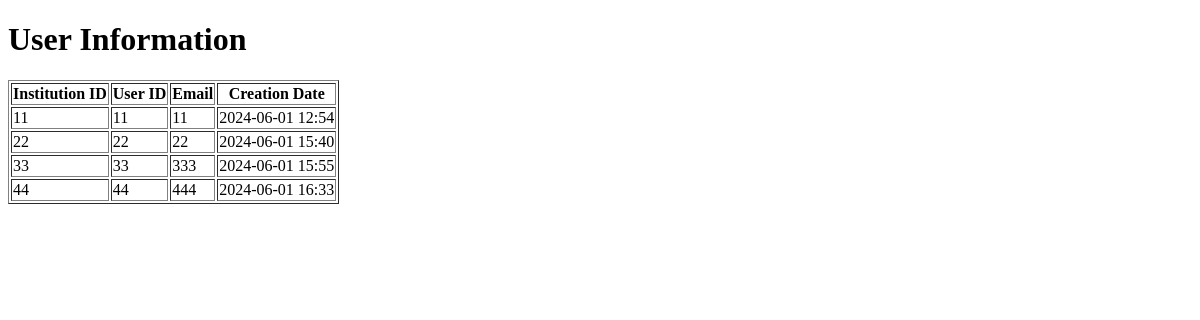
/users/, run on an earlier commit of the app's database.
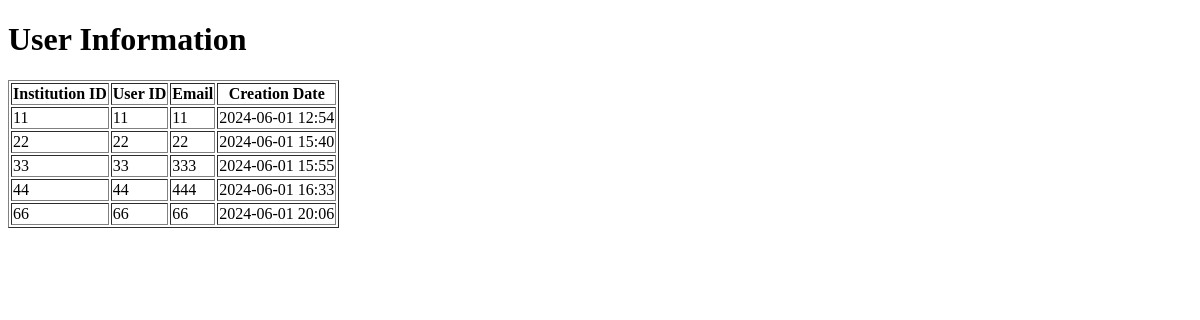
And on a later commit of the database.
### myapp/models.py (models this page shows, shortened)
class UserProfile(models.Model):
    institutionID=models.TextField(default="-")
    userID=models.TextField(default="-")
    email=models.TextField(default="-")
    userpwd=models.TextField(default="-")
    created = models.DateTimeField(default=now)
    class Meta:
        db_table = "UserProfile"

### myapp/views.py (the view)
# urls.py: path('users/', views.user_list),
def user_list(request):
    users = UserProfile.objects.all()  # 獲取所有用戶的數據
    return render(request, 'list.html', locals())  # 將數據傳遞給模板

### templates/list.html (shortened to what this page needs)
<!DOCTYPE html>
<html lang="en">
<head>
</head>
<body>
    <h1>User Information</h1>
    <table border="1">
        <tr>
            <th>Institution ID</th>
            <th>User ID</th>
            <th>Email</th>
            <th>Creation Date</th>
        </tr>
        {% for user in users %}
        <tr>
            <td>{{ user.institutionID }}</td>
            <td>{{ user.userID }}</td>
            <td>{{ user.email }}</td>
            <td>{{ user.created|date:"Y-m-d H:i" }}</td>
        </tr>
        {% endfor %}
    </table>
</body>
</html>

What changed in the data, as far as the page shows it:
added UserProfile: institutionID "66", userID "66", email "66", created "2024-06-01 20:06"
